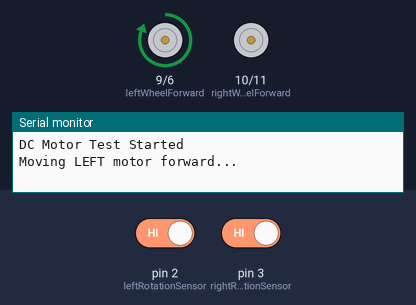
Bench run of a sketch on a simulated Arduino Uno, built with avr-gcc and run on an emulated ATmega328P. On the bench: motor-driver pin pairs drawn as motors (green arrow = first pin HIGH = forward, orange = second pin HIGH = backward, longer = more drive), the last lines printed to the serial monitor. Inputs (shaded band) come from the test bench; at power-on: pin 2 (leftRotationSensor) HIGH, pin 3 (rightRotationSensor) HIGH.

Above: at 1.5 s.
At 4.5 s:
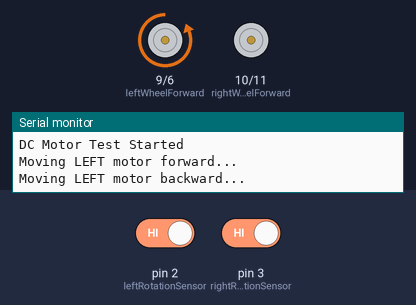
At 7.5 s:
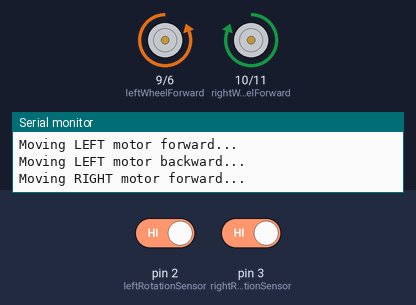
At 13.0 s:
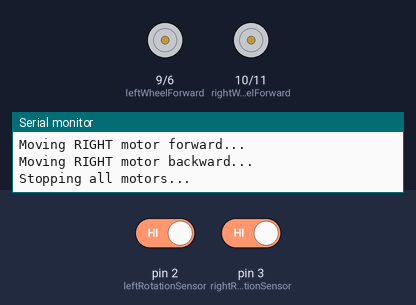
Timing chart, 0 to 18.2 s (numbered marks = the images above):
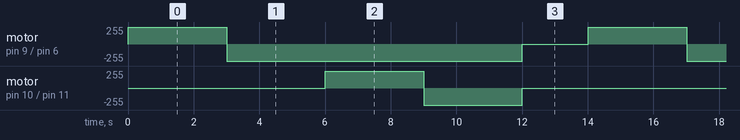

The sketch:

rotation_sensors_pins.ino
```cpp
// rotation sensors - MUST use pins 2,3 for interrupts
const int leftRotationSensor = 2;
const int rightRotationSensor = 3;

// DC Motor pins
const int leftWheelForward = 9;
const int leftWheelBackward = 6;
const int rightWheelForward = 10;
const int rightWheelBackward = 11;  // Using pin 6 instead of 3 to avoid interrupt conflict

// variables for rotation counting
volatile int leftRotationCount = 0;
volatile int rightRotationCount = 0;

void setup() {
  // motor pins
  pinMode(leftWheelForward, OUTPUT);
  pinMode(leftWheelBackward, OUTPUT);
  pinMode(rightWheelForward, OUTPUT);
  pinMode(rightWheelBackward, OUTPUT);

  // rotation sensor pins
  pinMode(leftRotationSensor, INPUT_PULLUP);
  pinMode(rightRotationSensor, INPUT_PULLUP);

  // attach interrupts
  attachInterrupt(digitalPinToInterrupt(leftRotationSensor), leftRotationISR, CHANGE);
  attachInterrupt(digitalPinToInterrupt(rightRotationSensor), rightRotationISR, CHANGE);

  Serial.begin(9600);
  Serial.println("DC Motor Test Started");

  // stop all motors initially
  stopAllMotors();
}

void leftRotationISR() {
  leftRotationCount++;
}

void rightRotationISR() {
  rightRotationCount++;
}

void loop() {
  // Test sequence
  Serial.println("Moving LEFT motor forward...");
  moveLeftForward();
  delay(3000);

  Serial.println("Moving LEFT motor backward...");
  moveLeftBackward();
  delay(3000);

  Serial.println("Moving RIGHT motor forward...");
  moveRightForward();
  delay(3000);

  Serial.println("Moving RIGHT motor backward...");
  moveRightBackward();
  delay(3000);

  Serial.println("Stopping all motors...");
  stopAllMotors();
  delay(2000);

  // Print rotation counts
  Serial.print("Left Rotations: ");
  Serial.print(leftRotationCount);
  Serial.print(" | Right Rotations: ");
  Serial.println(rightRotationCount);
}

// motor control functions
void moveLeftForward() {
  digitalWrite(leftWheelForward, HIGH);
  digitalWrite(leftWheelBackward, LOW);
}

void moveLeftBackward() {
  digitalWrite(leftWheelForward, LOW);
  digitalWrite(leftWheelBackward, HIGH);
}

void moveRightForward() {
  digitalWrite(rightWheelForward, HIGH);
  digitalWrite(rightWheelBackward, LOW);
}

void moveRightBackward() {
  digitalWrite(rightWheelForward, LOW);
  digitalWrite(rightWheelBackward, HIGH);
}

void stopAllMotors() {
  digitalWrite(leftWheelForward, LOW);
  digitalWrite(leftWheelBackward, LOW);
  digitalWrite(rightWheelForward, LOW);
  digitalWrite(rightWheelBackward, LOW);
}
```

Measured:
- by itself, motor on pin 9 (leftWheelForward) / pin 6 (leftWheelBackward): repeats every 14.0 s: backward 255/255 9.0 s, stopped 2.0 s, forward 255/255 3.0 s
- by itself, motor on pin 10 (rightWheelForward) / pin 11 (rightWheelBackward): repeats every 14.0 s: backward 255/255 3.0 s, stopped 8.0 s, forward 255/255 3.0 s
